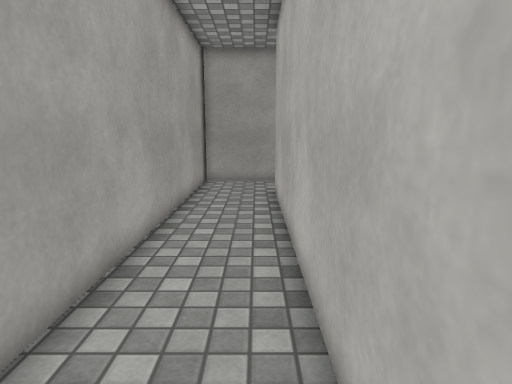
[1] (above)

21 first-person views from a walk through a scene from a Unity 3-D project. The camera is 1.3 m above the floor, tilts 10° down and sees 75° across. The floor is counted in squares, 0.5 m on a side. Each view is taken from the middle of a square. On the plan, view 1 faces up. The plan holds only what a view shows up to about 20 squares ahead; the rest is blank. The place goes on beyond the plan. The player character is not drawn. Surface patterns are stand-ins for the level's own textures.

[2]
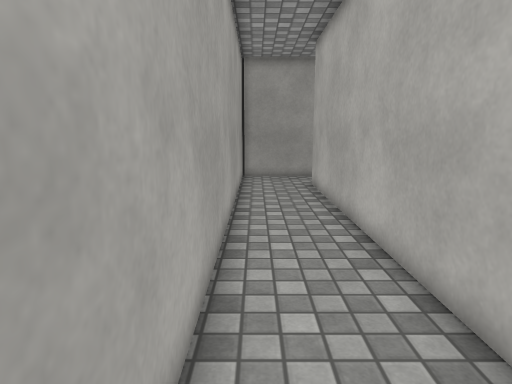

[3]
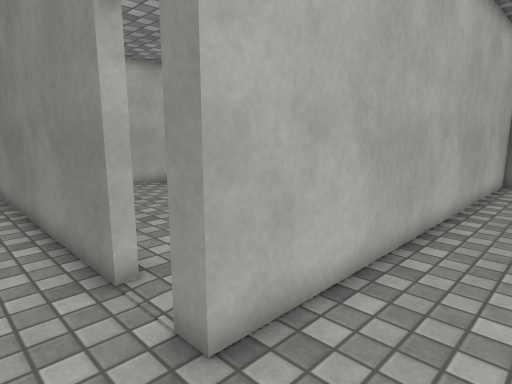

[4]
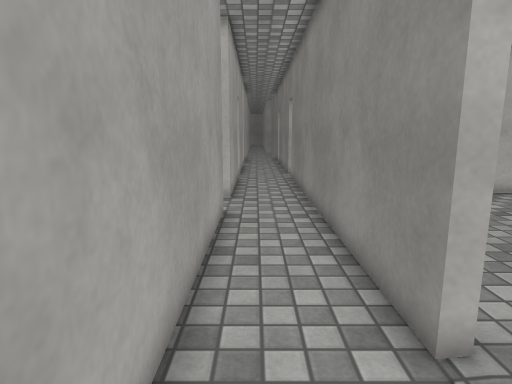

[5]
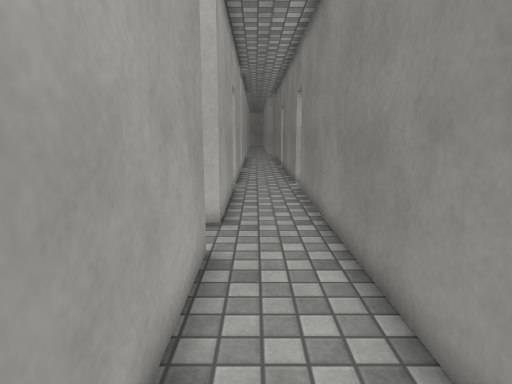

[6]
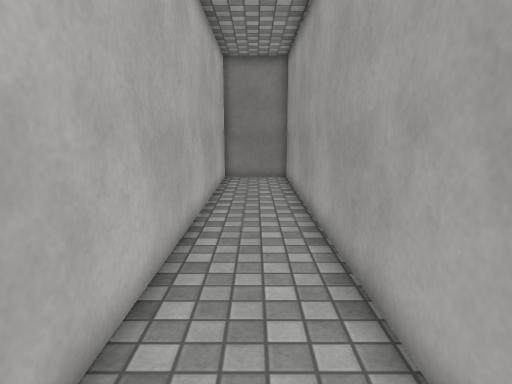

[7]
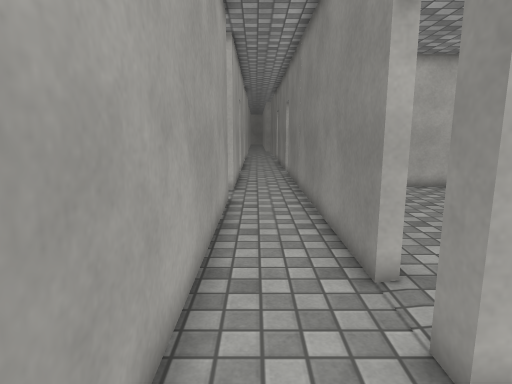

[8]
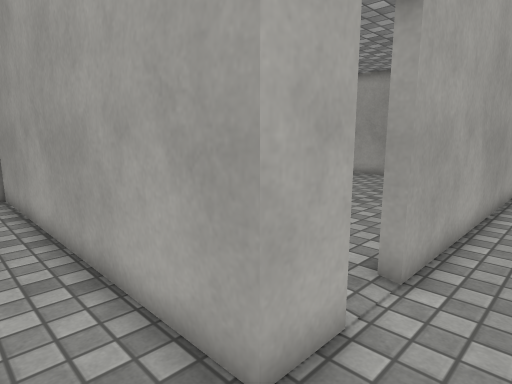

[9]
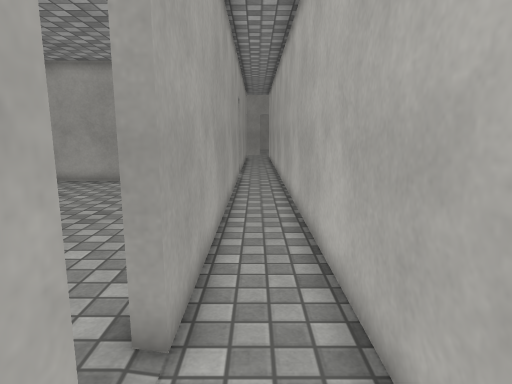

[10]
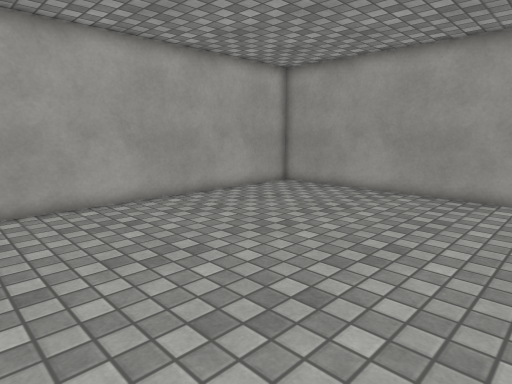

[11]
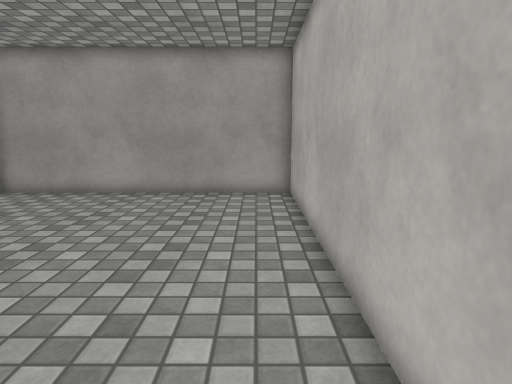

[12]
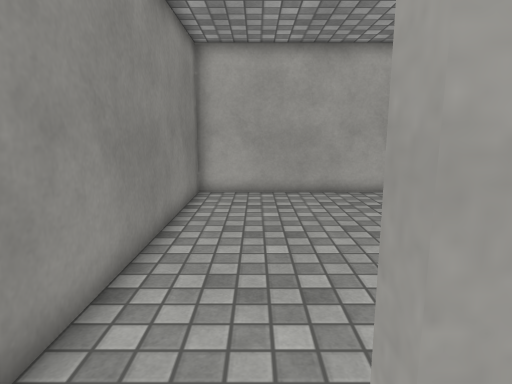

[13]
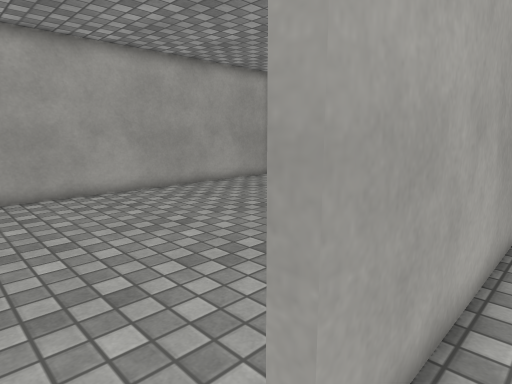

[14]
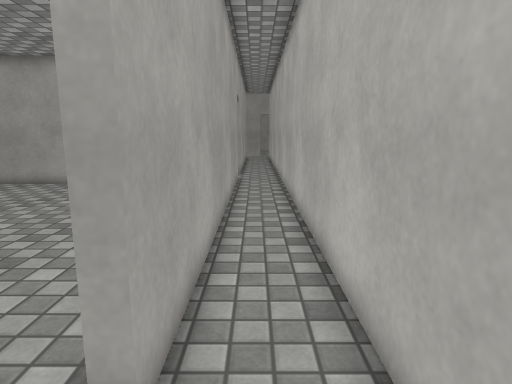

[15]
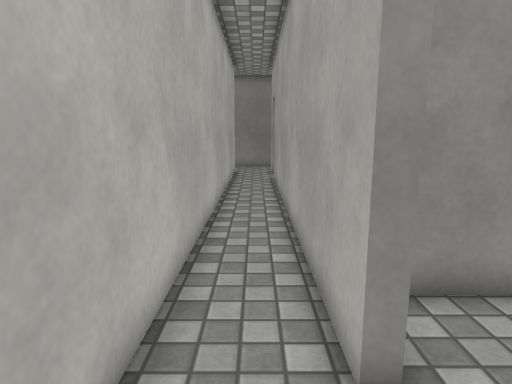

[16]
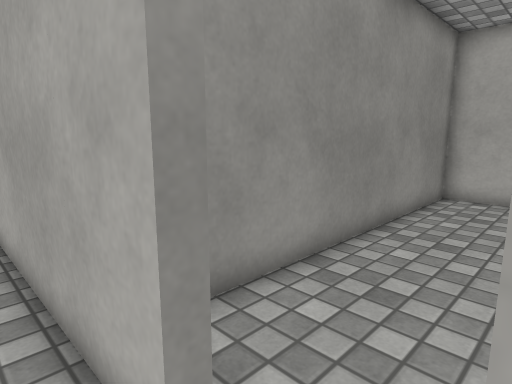

[17]
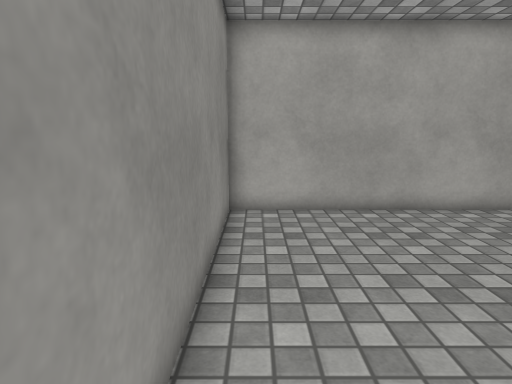

[18]
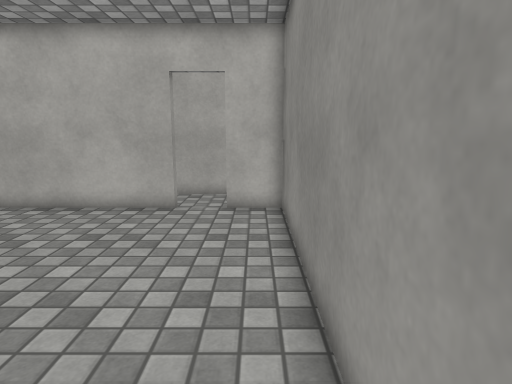

[19]
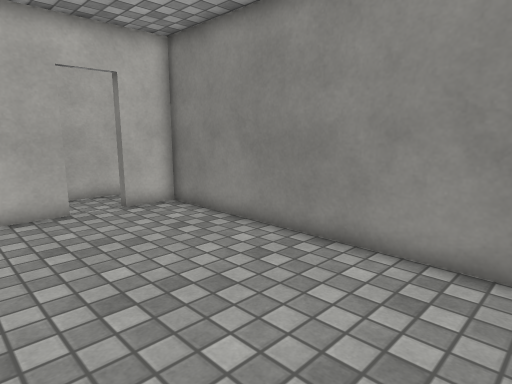

[20]
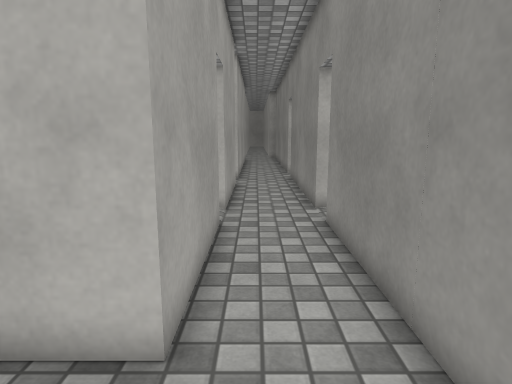

[21]
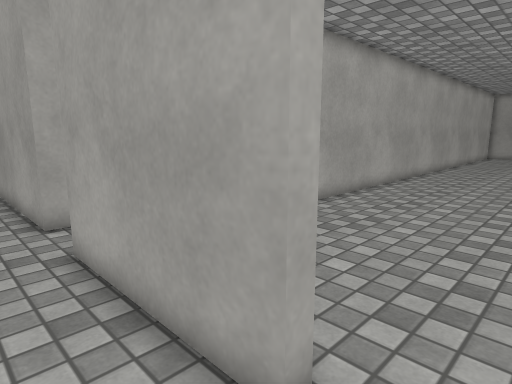

### Floor plan
Ten units are one square. View 1 is at (0, 0); x grows to the right and y downward. Boxes are objects, and circles mark ways between rooms. Rooms are numbered by the first view taken in them; rooms with no view inside come last. Other rooms are left out.
<svg viewBox="-33 -440 243 473">
<path fill="none" stroke="#000" d="M35 -149 196 -149M-28 -190 -28 28 9 28 9 -149 16 -149M110 -181 -28 -181M193 -181 134 -181M110 -399 105 -399 105 -435M-23 -435 -23 -361 105 -361 105 -380 110 -380 110 -216 105 -216M110 -198 110 -181M134 -181 134 -405M105 -228 105 -356 -23 -356 -23 -185 90 -185"/>
<circle cx="120" cy="-185" r="3" fill="#2a7"/>
<circle cx="110" cy="-205" r="3" fill="#2a7"/>
<text x="0" y="-110">1</text>
<text x="60" y="-370">2</text>
<text x="40" y="-280">3</text>
</svg>
Room 1 opens to room 2. Room 2 opens to room 3.

Where each view was taken, in squares from view 1:
view 1: 0 up, 0 right, facing up
view 2: 2 down, 2 left, facing up
view 3: 17 up, 2 left, facing down-right
view 4: 17 up, 0 right, facing right
view 5: 17 up, 4 right, facing right
view 6: 17 up, 1 left, facing down
view 7: 17 up, 2 left, facing right
view 8: 16 up, 13 right, facing up-left
view 9: 18 up, 12 right, facing up
view 10: 21 up, 10 right, facing up-left
view 11: 21 up, 9 right, facing up
view 12: 21 up, 12 right, facing left
view 13: 20 up, 12 right, facing up-left
view 14: 19 up, 12 right, facing up
view 15: 41 up, 12 right, facing down
view 16: 40 up, 12 right, facing down-left
view 17: 37 up, 9 right, facing left
view 18: 37 up, 1 left, facing right
view 19: 43 up, 1 left, facing down-right
view 20: 17 up, 10 right, facing right
view 21: 16 up, 21 right, facing up-left
